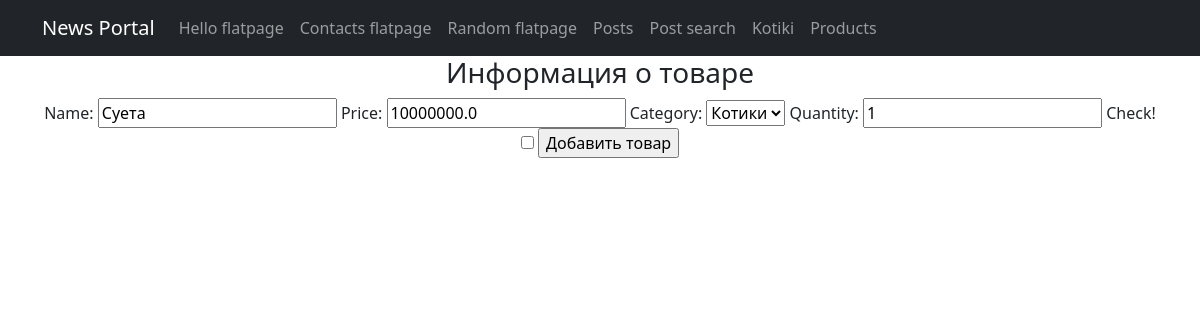
/products/create/3, run on the app's committed database.
### simpleapp/models.py (models this page shows, shortened)
class Product(models.Model):
    name = models.CharField(max_length=200)  # имя товара
    description = models.TextField()
    quantity = models.IntegerField(
        validators=[MinValueValidator(0, 'Quantity should be >= 0')])  # количество товара на складе
    category = models.ForeignKey('Category', on_delete=models.CASCADE)
    price = models.FloatField(default=0.0)

class Category(models.Model):
    name = models.CharField(max_length=200)
    def __str__(self):
        return f'{self.name}'

### simpleapp/views.py (the view)
# urls.py: path('create/<int:pk>', ProductUpdateView.as_view(), name='product_update'),
class ProductUpdateView(UpdateView):
    template_name = 'simpleapp/product_create.html'
    form_class = ProductForm
    def get_object(self, **kwargs):
        id_ = self.kwargs.get('pk')
        return Product.objects.get(pk=id_)

### simpleapp/forms.py
class ProductForm(ModelForm):
    check_box = BooleanField(label='Check!')  # добавляем галочку, или же true-false поле
    class Meta:
        model = Product
        fields = ['name', 'price', 'category', 'quantity',
                  'check_box']  # не забываем включить галочку в поля, иначе она не будет показываться на странице!

### templates/simpleapp/product_create.html (shortened to what this page needs)
{% extends 'flatpages/default.html' %}
{% block content %}
<h3>Информация о товаре</h3>
<form method="POST">
    {{ form }}
    <input type="submit" value="Добавить товар">
</form>
{% endblock content %}

### data on the page
Product: name "Суета", price "10000000.0", category "Котики", quantity "1"
